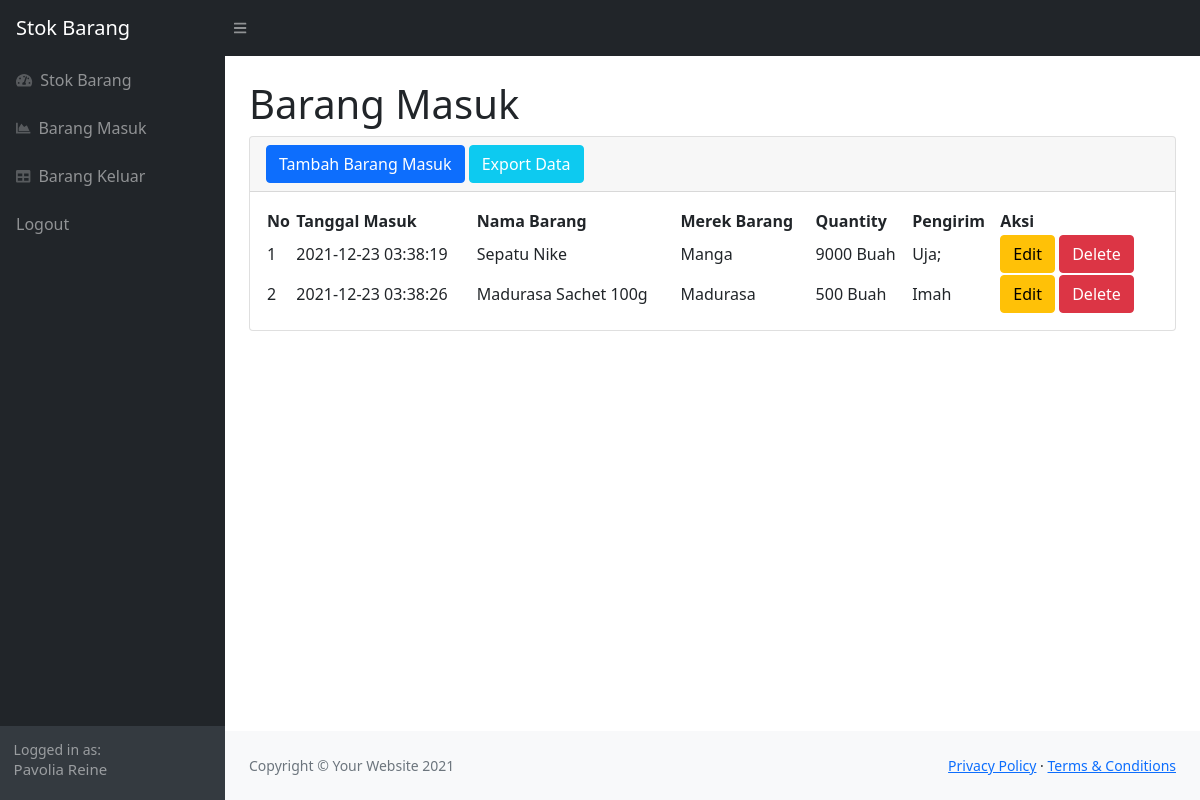
The page /masuk.php (signed in) on the database its author committed.
### tables this page shows
CREATE TABLE `masuk` (
  `idmasuk` int(11) NOT NULL,
  `idbarang` int(11) NOT NULL,
  `tanggal` timestamp NOT NULL DEFAULT current_timestamp(),
  `pengirim` varchar(25) NOT NULL,
  `qty` int(11) NOT NULL
);

CREATE TABLE `stok` (
  `idbarang` int(11) NOT NULL,
  `nama_barang` varchar(255) NOT NULL,
  `deskripsi` varchar(30) NOT NULL,
  `stock` int(11) NOT NULL,
  `merek_barang` varchar(255) NOT NULL
);

### masuk.php (the view, shortened to what this page needs)
<?php
require 'function.php';
$id = $_SESSION["iduser"];
?>
<!DOCTYPE html>
<html lang="en">
<head>
    <link href="https://cdn.jsdelivr.net/npm/simple-datatables@latest/dist/style.css" rel="stylesheet" />
    <link href="css/styles.css" rel="stylesheet" />
</head>
<body class="sb-nav-fixed">
    <nav class="sb-topnav navbar navbar-expand navbar-dark bg-dark">
        <a class="navbar-brand ps-3" href="index.php">Stok Barang</a>
        <button class="btn btn-link btn-sm order-1 order-lg-0 me-4 me-lg-0" id="sidebarToggle" href="#!"><i class="fas fa-bars"></i></button>
    </nav>
    <div id="layoutSidenav">
        <div id="layoutSidenav_nav">
            <nav class="sb-sidenav accordion sb-sidenav-dark" id="sidenavAccordion">
                <div class="sb-sidenav-menu">
                    <div class="nav">
                        <a class="nav-link" href="index.php">
                            <div class="sb-nav-link-icon"><i class="fas fa-tachometer-alt"></i></div>
                            Stok Barang
                        </a>
                        <a class="nav-link" href="masuk.php">
                            <div class="sb-nav-link-icon"><i class="fas fa-chart-area"></i></div>
                            Barang Masuk
                        </a>
                        <a class="nav-link" href="keluar.php">
                            <div class="sb-nav-link-icon"><i class="fas fa-table"></i></div>
                            Barang Keluar
                        </a>
                        <a class="nav-link" href="logout.php">
                            Logout
                        </a>
                    </div>
                </div>
                <div class="sb-sidenav-footer">
                    <div class="small">Logged in as:</div>
                    <?php
                    $ambilnamauser = mysqli_query($conn, "SELECT * FROM login WHERE iduser = $id");
                    while ($data = mysqli_fetch_array($ambilnamauser)) {
                        $nama_user = $data['nama_user'];
                    }
                    ?>
                    <h6 style="font-size: 15px"><?= $nama_user; ?></h6>
                </div>
            </nav>
        </div>
        <div id="layoutSidenav_content">
            <main>
                <div class="container-fluid px-4">
                    <h1 class="mt-4">Barang Masuk</h1>
                    <div class="card mb-4">
                        <div class="card-header">
                            <button type="button" class="btn btn-primary" data-bs-toggle="modal" data-bs-target="#staticBackdrop">
                                Tambah Barang Masuk
                            </button>
                            <a href="exportmasuk.php" class="btn btn-info" style="color:white">Export Data</a>
                        </div>
                        <div class="card-body">
                            <table id="datatablesSimple" width="100%" cellspacing="0">
                                <thead>
                                    <tr>
                                        <th>No</th>
                                        <th>Tanggal Masuk</th>
                                        <th>Nama Barang</th>
                                        <th>Merek Barang</th>
                                        <th>Quantity</th>
                                        <th>Pengirim</th>
                                        <th>Aksi</th>
                                    </tr>
                                </thead>
                                <tbody>
                                    <?php
                                    $ambilsemuadatastok = mysqli_query($conn, "SELECT * FROM masuk m, stok s where m.idbarang = s.idbarang");
                                    $i = 1;
                                    while ($data = mysqli_fetch_array($ambilsemuadatastok)) {
                                        $idb = $data['idbarang'];
                                        $idm = $data['idmasuk'];
                                        $tanggal = $data['tanggal'];
                                        $nama_barang = $data['nama_barang'];
                                        $merek_barang = $data['merek_barang'];
                                        $qty = $data['qty'];
                                        $pengirim = $data['pengirim'];
                                    ?>
                                        <tr>
                                            <td><?= $i++; ?></td>
                                            <td><?= $tanggal; ?></td>
                                            <td><?= $nama_barang; ?></td>
                                            <td><?= $merek_barang; ?></td>
                                            <td><?= $qty; ?> Buah</td>
                                            <td><?= $pengirim; ?></td>
                                            <td>
                                                <button type="button" class="btn btn-warning" data-bs-toggle="modal" data-bs-target="#edit<?= $idm; ?>">
                                                    Edit
                                                </button>
                                                <button type="button" class="btn btn-danger" data-bs-toggle="modal" data-bs-target="#delete<?= $idb; ?>">
                                                    Delete
                                                </button>
                                            </td>
                                        </tr>
                                    <?php
                                    };
                                    ?>
                                </tbody>
                            </table>
                        </div>
                    </div>
                </div>
            </main>
            <footer class="py-4 bg-light mt-auto">
                <div class="container-fluid px-4">
                    <div class="d-flex align-items-center justify-content-between small">
                        <div class="text-muted">Copyright &copy; Your Website 2021</div>
                        <div>
                            <a href="#">Privacy Policy</a>
                            &middot;
                            <a href="#">Terms &amp; Conditions</a>
                        </div>
                    </div>
                </div>
            </footer>
        </div>
    </div>
</body>
<button type="button" class="btn btn-primary" data-bs-toggle="modal" data-bs-target="#staticBackdrop">
</button>
</html>

### rows shown on the page
masuk: tanggal "2021-12-23 03:38:19", idbarang.nama_barang "Sepatu Nike", idbarang.merek_barang "Manga", qty "9000", pengirim "Uja;"
masuk: tanggal "2021-12-23 03:38:26", idbarang.nama_barang "Madurasa Sachet 100g", idbarang.merek_barang "Madurasa", qty "500", pengirim "Imah"

### other values the page prints
$nama_user "Pavolia Reine"
